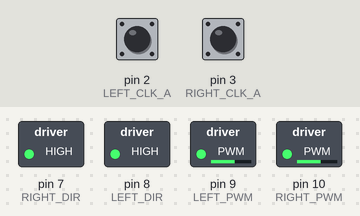
The program below on a simulated Arduino Nano, built with avr-gcc and run on an emulated ATmega328P. On the bench: switched loads named in the program (green lamp = pin HIGH). Inputs (shaded band) come from the test bench; at power-on: pin 2 (LEFT_CLK_A) HIGH, pin 3 (RIGHT_CLK_A) HIGH. What the program prints to the serial monitor is not drawn.

Above: at 0.05 s.
At 4.0 s:
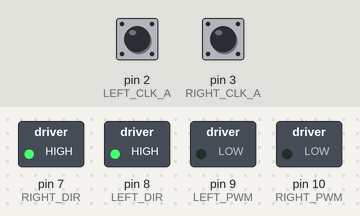
Timing chart, 0 to 4.6 s (numbered marks = the images above):
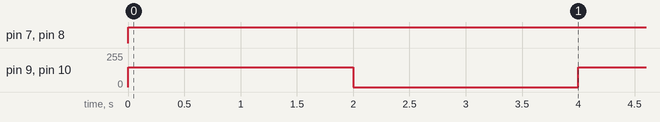

The program:

main.cpp
```cpp
#include <Arduino.h>

// Khai báo các chân kết nối cho driver TB6612FNG
const int LEFT_PWM = 9;   // Chân PWM cho động cơ trái
const int LEFT_DIR = 8;   // Chân điều khiển hướng cho động cơ trái
const int RIGHT_PWM = 10; // Chân PWM cho động cơ phải
const int RIGHT_DIR = 7;  // Chân điều khiển hướng cho động cơ phải

// Khai báo các chân kết nối cho encoder
const int LEFT_CLK_A = 2;  // Chân đọc xung từ encoder động cơ trái (ngắt ngoài)
const int RIGHT_CLK_A = 3; // Chân đọc xung từ encoder động cơ phải (ngắt ngoài)

volatile long leftPulseCount = 0;  // Biến lưu số xung của động cơ trái
volatile long rightPulseCount = 0; // Biến lưu số xung của động cơ phải
// Hàm ngắt để đếm xung động cơ trái
void countLeftPulse() {
  leftPulseCount++;
}

// Hàm ngắt để đếm xung động cơ phải
void countRightPulse() {
  rightPulseCount++;
}

void setup() {
  // Cài đặt các chân điều khiển động cơ là output
  pinMode(LEFT_PWM, OUTPUT);
  pinMode(LEFT_DIR, OUTPUT);
  pinMode(RIGHT_PWM, OUTPUT);
  pinMode(RIGHT_DIR, OUTPUT);

  // Cài đặt các chân đọc encoder là input
  pinMode(LEFT_CLK_A, INPUT);
  pinMode(RIGHT_CLK_A, INPUT);

  // Kích hoạt ngắt ngoài khi có sự thay đổi trên các chân encoder
  attachInterrupt(digitalPinToInterrupt(LEFT_CLK_A), countLeftPulse, CHANGE);
  attachInterrupt(digitalPinToInterrupt(RIGHT_CLK_A), countRightPulse, CHANGE);

  // Khởi động Serial để giám sát số xung
  Serial.begin(9600);
}

void loop() {
  // Reset số xung
  leftPulseCount = 0;
  rightPulseCount = 0;

  // Điều khiển động cơ trái tiến
  digitalWrite(LEFT_DIR, HIGH);  // Thiết lập hướng
  analogWrite(LEFT_PWM, 150);    // Tốc độ PWM (giá trị từ 0 đến 255)

  // Điều khiển động cơ phải tiến
  digitalWrite(RIGHT_DIR, HIGH); // Thiết lập hướng
  analogWrite(RIGHT_PWM, 150);   // Tốc độ PWM (giá trị từ 0 đến 255)

  // Chạy trong 2 giây và đếm xung
  delay(2000);

  // Dừng động cơ
  analogWrite(LEFT_PWM, 0);  // Dừng động cơ trái
  analogWrite(RIGHT_PWM, 0); // Dừng động cơ phải

  // Xuất số xung của hai động cơ ra Serial Monitor
  Serial.print("Số xung động cơ trái: ");
  Serial.println(leftPulseCount);
  Serial.print("Số xung động cơ phải: ");
  Serial.println(rightPulseCount);

  // Nghỉ 2 giây trước khi lặp lại
  delay(2000);
}
```

Measured:
- by itself, pin 7 (RIGHT_DIR), pin 8 (LEFT_DIR): LOW → HIGH at 0.00 s
- by itself, pin 9 (LEFT_PWM), pin 10 (RIGHT_PWM): alternates 150/255 for 2.0 s and 0/255 for 2.0 s
